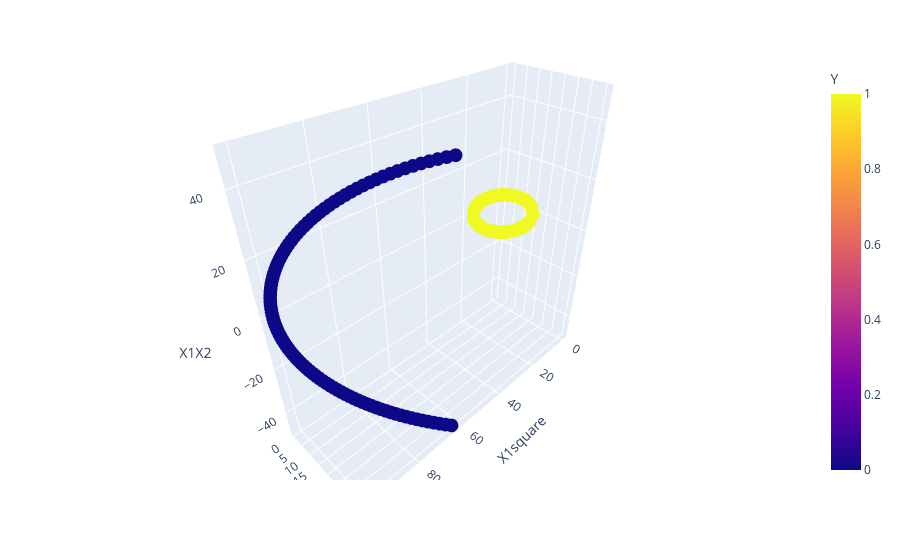

Write notebook code for a chart like this one.
### Code cell
df1=pd.DataFrame(np.vstack([y,x]).T ,columns=['X1','X2']) # .T (transpose) converts rows into columns and columns into rows, so that each row represents one data point (x, y).
df1['Y']=0
df2=pd.DataFrame(np.vstack([y1,x1]).T ,columns=['X1','X2'])
df2['Y']=1
df=pd.concat([df1,df2],ignore_index=True)
display(df)

df1=df.copy(deep=True)# by default it is deep copy
df1['X1square']=df1['X1']**2
df1['X2square']=df1['X2']**2
df1['X1X2']=df['X1']*df1['X2']
display(df1.head(5))
df1=df1.dropna()
# Deriving x and y value
x=df1[['X1square','X2square','X1X2']]
y=df1['Y']

x_train,x_test,y_train,y_test=train_test_split(x,y,test_size=0.25,random_state=42)
fig=px.scatter_3d(df1,x='X1square',y='X2square',z='X1X2',color='Y')
fig.show()

### Figure 1 — Plotly figure (JSON) as saved in the notebook; plotly's stock layout.template omitted (floating-point values rounded to 4 significant figures; data arrays with more than 128 entries replaced by an {"elided": "..."} marker saying what was removed)
{"data": [{"hovertemplate": "X1square=%{x}<br>X2square=%{y}<br>X1X2=%{z}<br>Y=%{marker.color}<extra></extra>", "legendgroup": "", "marker": {"color": {"elided": "400 int values"}, "coloraxis": "coloraxis", "symbol": "circle"}, "mode": "markers", "name": "", "scene": "scene", "showlegend": false, "type": "scatter3d", "x": {"elided": "400 float values"}, "y": {"elided": "400 float values"}, "z": {"elided": "400 float values"}}], "layout": {"coloraxis": {"colorbar": {"title": {"text": "Y"}}, "colorscale": [[0, "#0d0887"], [0.1111, "#46039f"], [0.2222, "#7201a8"], [0.3333, "#9c179e"], [0.4444, "#bd3786"], [0.5556, "#d8576b"], [0.6667, "#ed7953"], [0.7778, "#fb9f3a"], [0.8889, "#fdca26"], [1, "#f0f921"]]}, "legend": {"tracegroupgap": 0}, "margin": {"t": 60}, "scene": {"domain": {"x": [0, 1], "y": [0, 1]}, "xaxis": {"title": {"text": "X1square"}}, "yaxis": {"title": {"text": "X2square"}}, "zaxis": {"title": {"text": "X1X2"}}}}}
